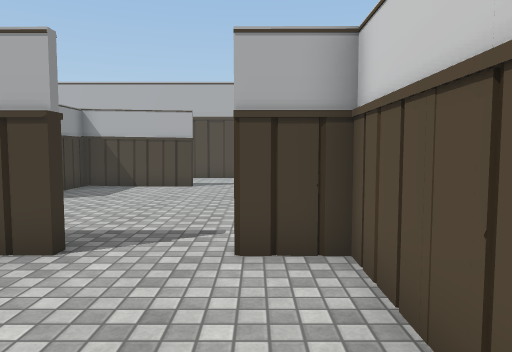
view 1 (above)

18 first-person views from a walk through a 3-D level made in the Unity game engine. The camera is 1.4 m above the floor, tilts 4° down and sees 70° across. Doors are open. The floor is counted in squares, 1 m on a side. Each view is taken from the middle of a square. On the plan, view 1 faces up. The plan holds only what a view shows up to about 16 squares ahead; the rest is blank. The place goes on beyond the plan. The player character is not drawn. Some surface patterns are stand-ins.

view 2
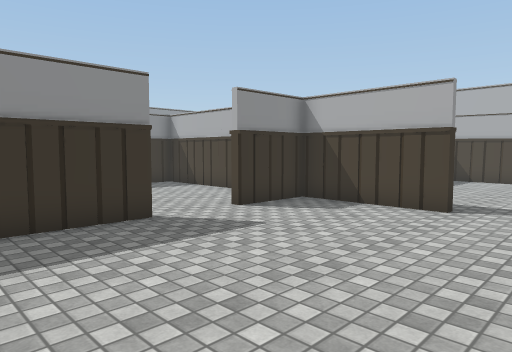

view 3
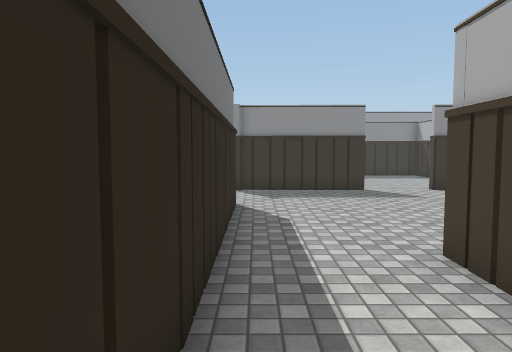

view 4
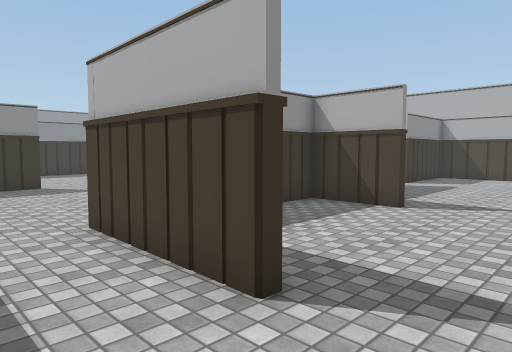

view 5
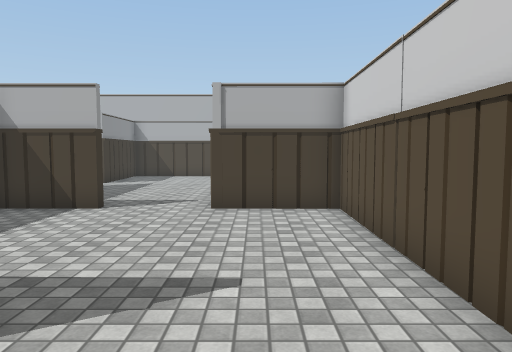

view 6
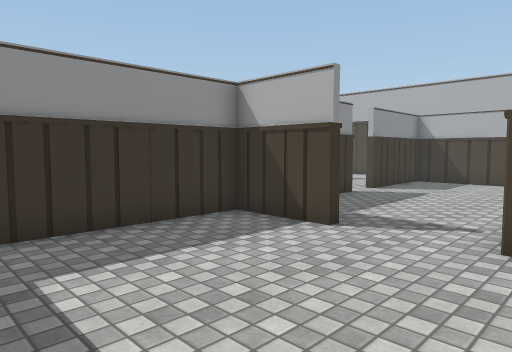

view 7
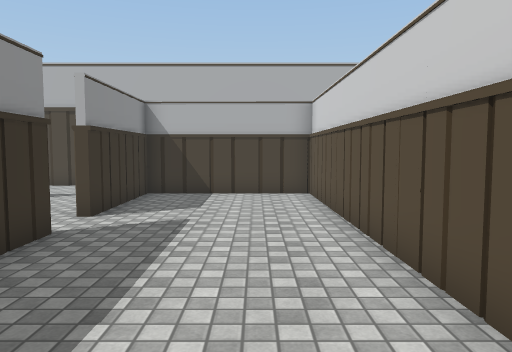

view 8
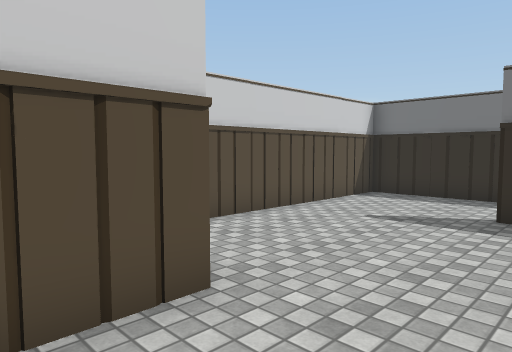

view 9
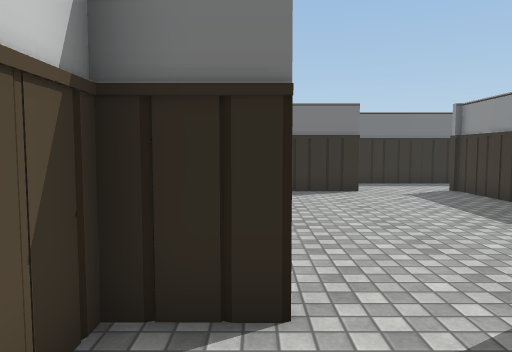

view 10
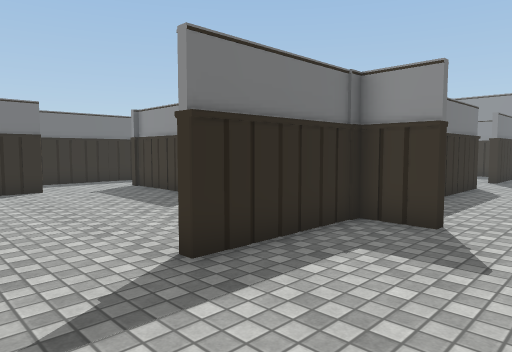

view 11
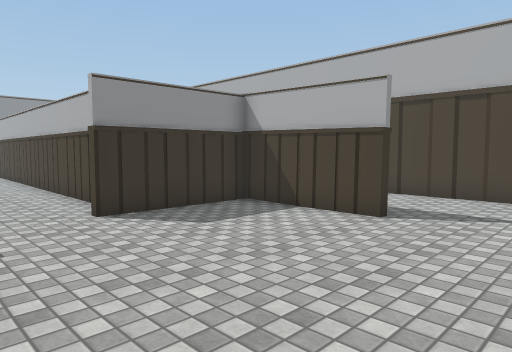

view 12
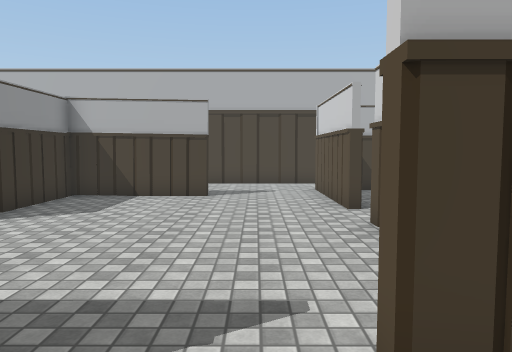

view 13
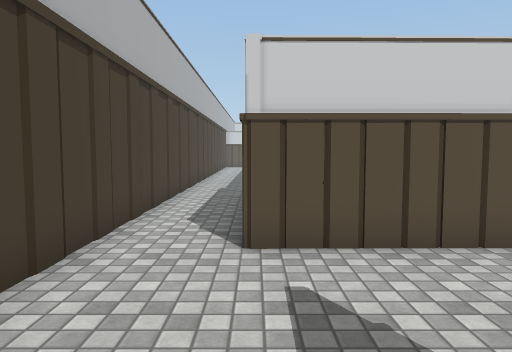

view 14
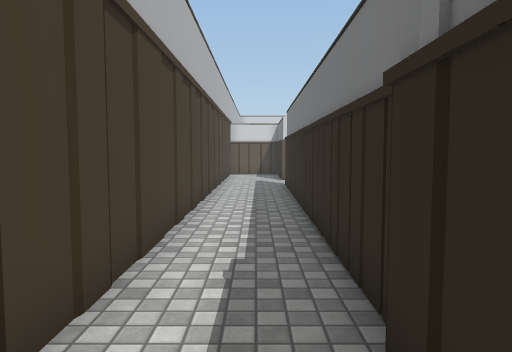

view 15
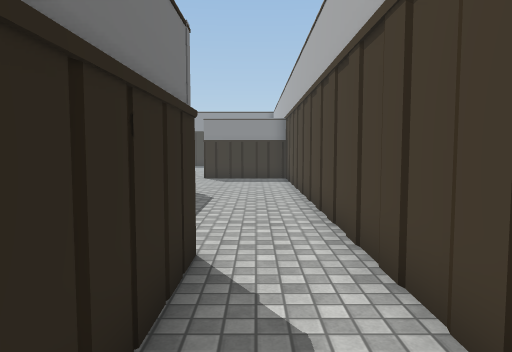

view 16
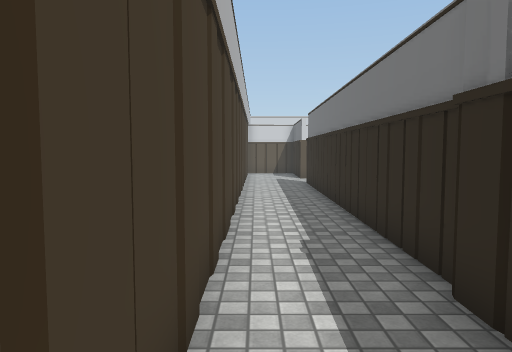

view 17
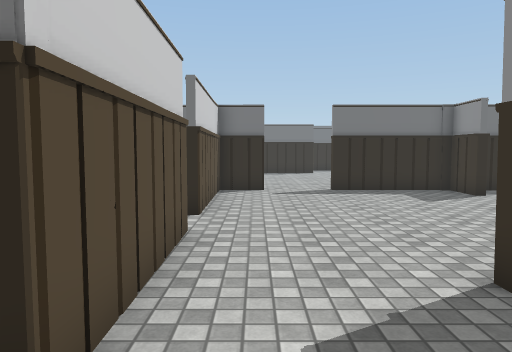

view 18
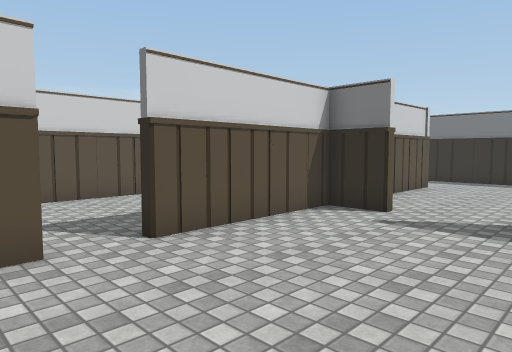

### Floor plan
Points are (right, up) in squares from view 1. A wall is a line through its corners. A room is listed if a view was taken in it or the views show most of it. See-through windows are left out.
Room 1 (views 1, 2, 3, 4, 5, 6, 7, 12)
walls: (1.4, -1.2) (1.3, 1.5); (1.3, 1.7) (1.3, 4.8); (-3.6, -4.5) (9.9, -4.5) (10, 4.7) (6.9, 4.7); (5.6, -1.6) (1.1, -1.5); (1.6, 4.8) (1.5, 0.1); (-2.7, 4.8) (-6.8, 4.8) (-6.9, 2.3); (-6.9, -0.2) (-7, -4.9); (4.3, 4.8) (-0.2, 4.8); (-8.2, -7.4) (-4.2, -7.4)
ways out: opening at (5.5, 5) to room 2; opening at (-1.5, 5) to room 3
Room 2 (view 8)
walls: (1.7, 12.8) (1.7, 12.3); (1.2, 10.1) (1.7, 10.1) (1.6, 8.8); (1.7, 13.9) (1.7, 13.4); (1.7, 15) (1.7, 14.5); (6.9, 4.7) (6.8, 15.8) (1.5, 15.9) (1.5, 11.7) (1.2, 11.7)
ways out: opening at (5.5, 5) to room 1; opening at (1, 11) to room 3
Room 3 (views 9, 10, 11, 13, 14, 15, 16, 17, 18)
walls: (-2.4, 14.2) (-6.5, 14.2) (-6.7, 14.1) (-6.8, 10.1); (-2.6, 14.6) (-2.6, 14.1); (1.2, 11.7) (1.1, 16.2) (7.5, 16.1); (-8.9, 10.7) (-9.5, 10.8); (-6.8, 6.8) (-6.8, 5.2) (-2.7, 5.1); (-0.3, 5.1) (1.3, 5.1) (1.2, 10.1); (7.7, 15.9) (16.6, 15.8); (16.5, 18.5) (-9.1, 18.5)
ways out: opening at (-1.5, 5) to room 1; opening at (1, 11) to room 2

Positions as (right, up) in squares from view 1, and headings:
1: (0, 0), facing up
2: (0, -4), facing up-left
3: (6, -4), facing left
4: (8, -4), facing up-left
5: (8, -4), facing up
6: (8, -1), facing up-left
7: (5, 4), facing up
8: (4, 7), facing down-right
9: (0, 8), facing down
10: (0, 9), facing down-left
11: (1, 7), facing up-left
12: (-1, 3), facing up
13: (-4, 16), facing right
14: (5, 17), facing right
15: (6, 17), facing left
16: (4, 18), facing right
17: (0, 18), facing down
18: (-4, 13), facing down-right
